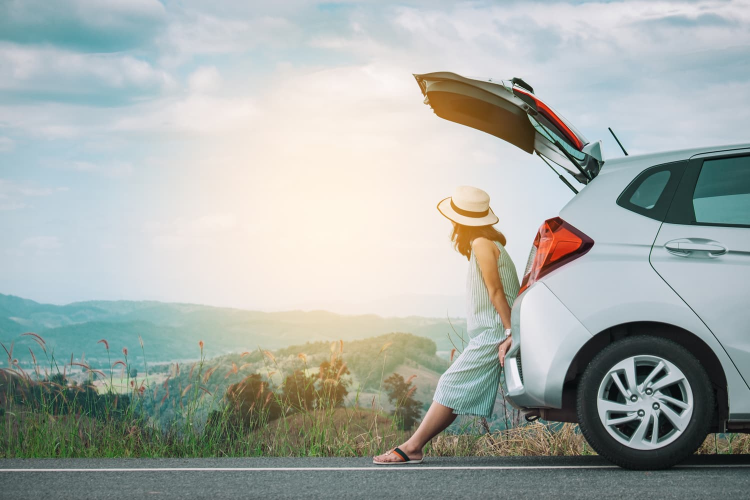
#> input picture bg2.jpg, 1500 x 1000 px (shown at 1/2 size)
$ python -i customer.py   (imports and definitions only)
#> lines starting #> are read from the running program, lines starting #| are printed output that depends on the picture
import tkinter as tk
from tkinter import ttk
from tkcalendar import DateEntry
from PIL import Image, ImageTk
from tkinter import messagebox
import sqlite3
from datetime import datetime

def open_dashboard(username):
#> called with username = 'bg2.jpg'
    root = tk.Tk()
    root.title("Customer Dashboard")
    root.geometry("600x400")

    background_image = Image.open("bg2.jpg")
#> background_image is the input picture: PIL image 1500x1000 RGB; mean R, G, B 166.8, 173.7, 169.5
    background_image = background_image.resize((600, 400), Image.LANCZOS)
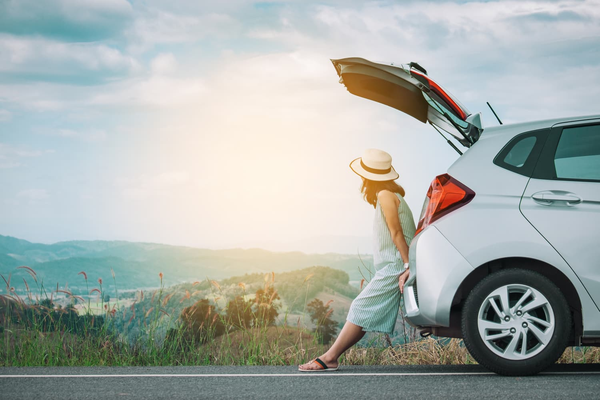
#> background_image: PIL image 600x400 RGB; mean R, G, B 166.8, 173.7, 169.5
    background_photo = ImageTk.PhotoImage(background_image)

    background_label = tk.Label(root, image=background_photo)
    background_label.place(x=0, y=0, relwidth=1, relheight=1)

    conn = sqlite3.connect("rent_a_car.db")
    cursor = conn.cursor()

#> (the run stopped early here; a loop or call above may not have finished)
